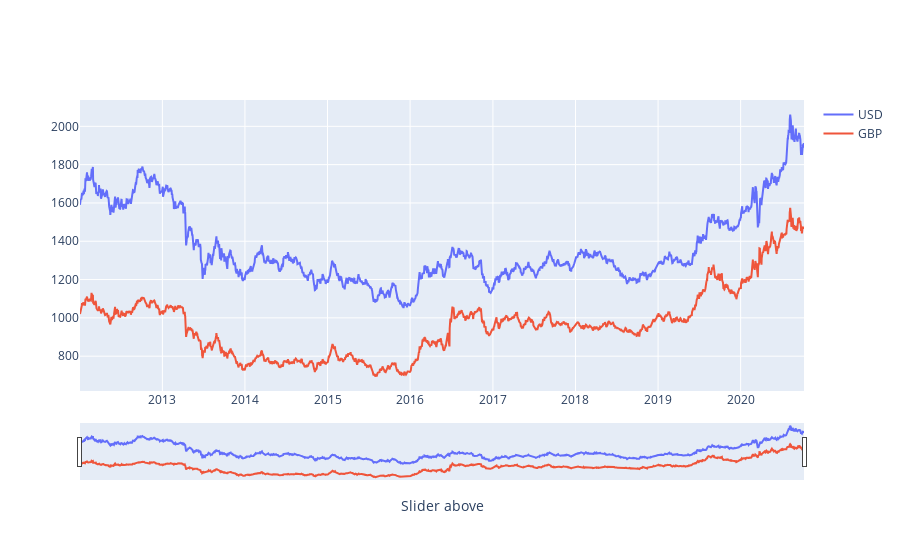

Here is the notebook cell this chart was saved with:
### Code cell
graph.add_trace(go.Scatter(x=df_gold.index, y=df_gold['USD (AM)'], name='USD'))
graph.add_trace(go.Scatter(x=df_gold.index, y=df_gold['GBP (AM)'], name='GBP'))
graph.update_xaxes(
    rangeslider_visible=True, title='Slider above'
)
graph.show()

### Figure 1 — Plotly figure (JSON) as saved in the notebook; plotly's stock layout.template omitted (floating-point values rounded to 4 significant figures; data arrays with more than 128 entries replaced by an {"elided": "..."} marker saying what was removed)
{"data": [{"name": "USD", "type": "scatter", "x": {"elided": "2217 str values"}, "y": {"elided": "2217 float values"}}, {"name": "GBP", "type": "scatter", "x": {"elided": "2217 str values"}, "y": {"elided": "2217 float values"}}], "layout": {"xaxis": {"rangeslider": {"visible": true}, "title": {"text": "Slider above"}}}}
